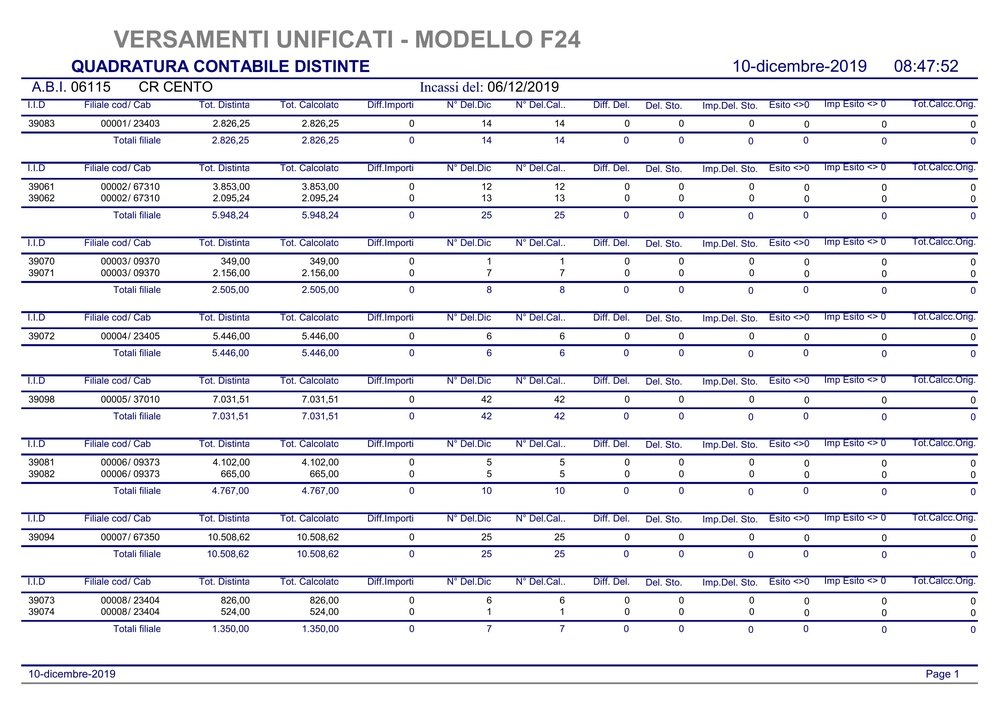
#> input picture TestOCR/temp/page_1.jpg, 999 x 706 px, shrunk from 3509 x 2480 before the run, found by its file name
$ jupyter execute --allow-errors TextExtractFromImage.ipynb
#> lines starting #> are read from the running program, lines starting #| are printed output that depends on the picture; after the words box and inside, x2 and y2 are one past the last pixel; in counts of white or black regions, pixels touching at a corner belong together
[cell 1]
import cv2
import pytesseract
import numpy as np

#### Bounding boxes around letter
E' possibile individuare il bounding box che circonda ogni lettera individuata da Tesseract durante il processo di OCR

[cell 2]
img = cv2.imread('temp\\page_1.jpg')
#> img is the input picture: shape (706, 999, 3); mean B, G, R 236.2, 228.8, 228.8

height = img.shape[0]
#> height = 706
width = img.shape[1]
#> width = 999
custom_config = r'--oem 3 --psm 6'

#> (the rest of this cell did not finish here and is left out)

#### Bounding boxes around words

In alternativa è possibile individuare le singole parole che sono presenti nell'immagine. Utilizzando la funzione image_to_data è possibile ottenere il dictionary con presenti le parole individuate, i rispettivi bounding box , il testo e il confidence scores di ogni parola.<br>

Among the data returned by pytesseract.image_to_data():

- left is the distance from the upper-left corner of the bounding box, to the left border of the image.
- top is the distance from the upper-left corner of the bounding box, to the top border of the image.
- width and height are the width and height of the bounding box.
- conf is the model's confidence for the prediction for the word within that bounding box. If conf is -1, that means that the corresponding bounding box contains a block of text, rather than just a single word.

[cell 3]
img = cv2.imread('invoice-sample.jpg')
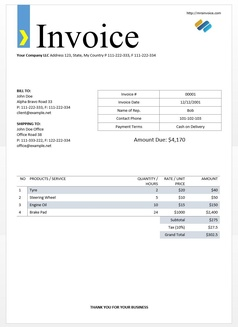
#> input picture TestOCR/invoice-sample.jpg, 238 x 327 px, shrunk from 835 x 1150 before the run
#> img is the input picture: shape (327, 238, 3); mean B, G, R 246, 245.6, 244.8

#> (the rest of this cell did not finish here and is left out)

### Estrazione dati

Utilizzando la funzione sopra indicata (image_to_data) è possibile estrarre testo dal corpo dell'immagine.  Nell'esempio sotto riportato ad esempio si estrae la data presente nel documento sulla base di una regexp

[cell 4]
import re
import cv2
import pytesseract
from pytesseract import Output

img = cv2.imread('invoice-sample.jpg')

#> (the rest of this cell did not finish here and is left out)

[cell 5]
# get grayscale image
def get_grayscale(image):
    return cv2.cvtColor(image, cv2.COLOR_BGR2GRAY)
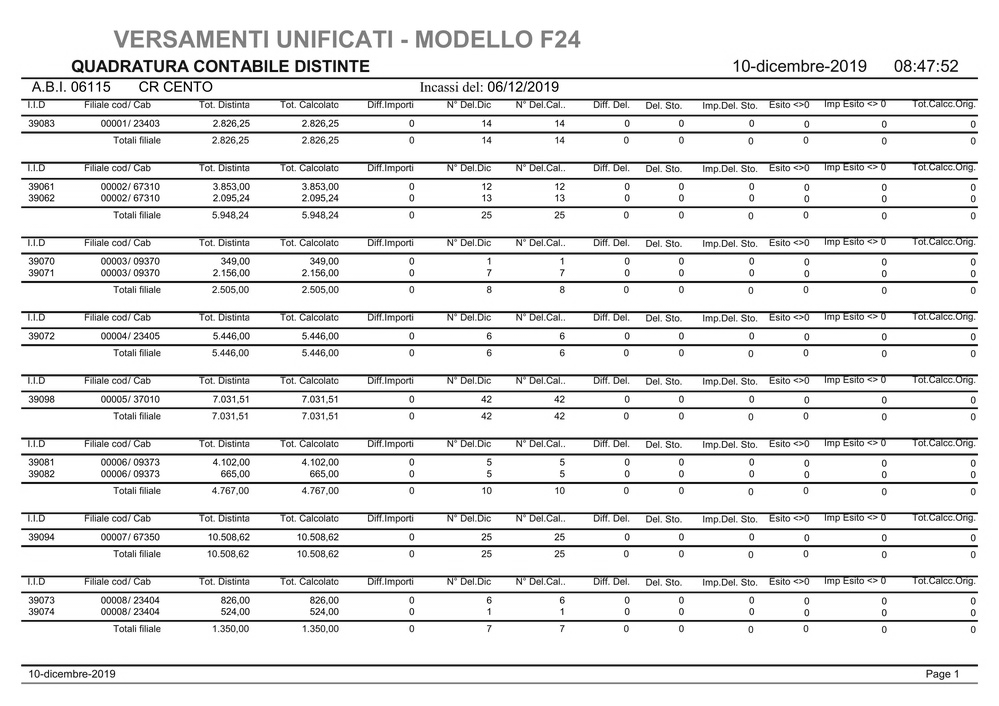
#> returned value: shape (706, 999); min 0, max 255, mean 229.6

# noise removal
def remove_noise(image):
    return cv2.medianBlur(image,5)

#thresholding
def thresholding(image):
    return cv2.threshold(image, 0, 255, cv2.THRESH_BINARY + cv2.THRESH_OTSU)[1]
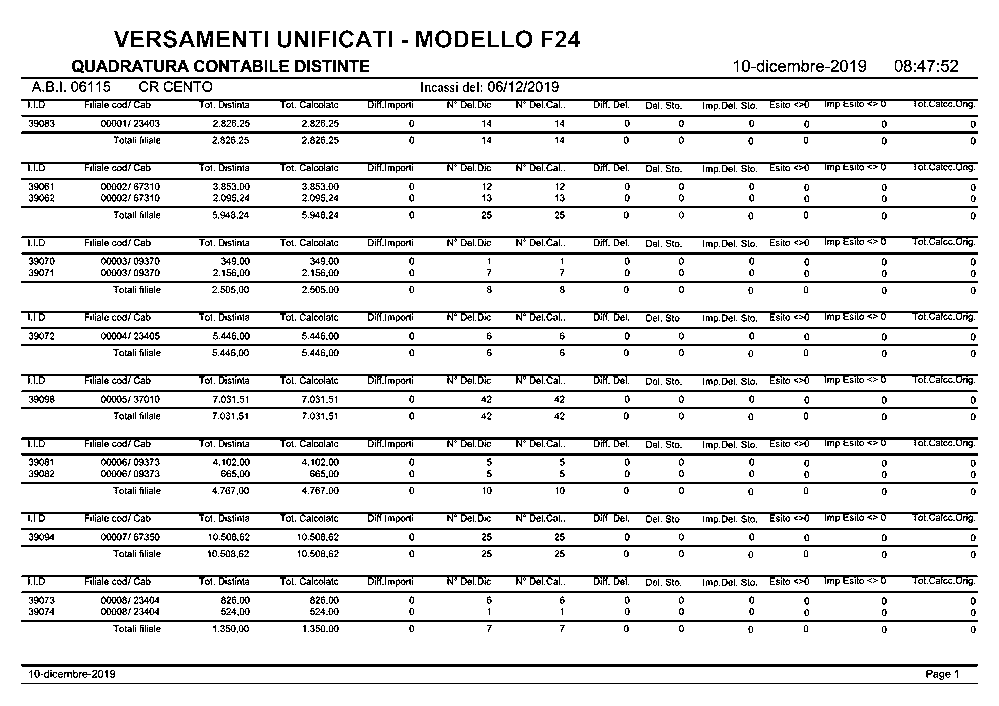
#> returned value: shape (706, 999); 87.4% white; black in thin lines or dots, all inside (x1, y1, x2, y2) = (21, 30, 978, 684)

#dilation
def dilate(image):
    kernel = np.ones((5,5),np.uint8)
    return cv2.dilate(image, kernel, iterations = 1)

#erosion
def erode(image):
    kernel = np.ones((5,5),np.uint8)
    return cv2.erode(image, kernel, iterations = 1)

#opening - erosion followed by dilation
def opening(image):
    kernel = np.ones((5,5),np.uint8)
    return cv2.morphologyEx(image, cv2.MORPH_OPEN, kernel)
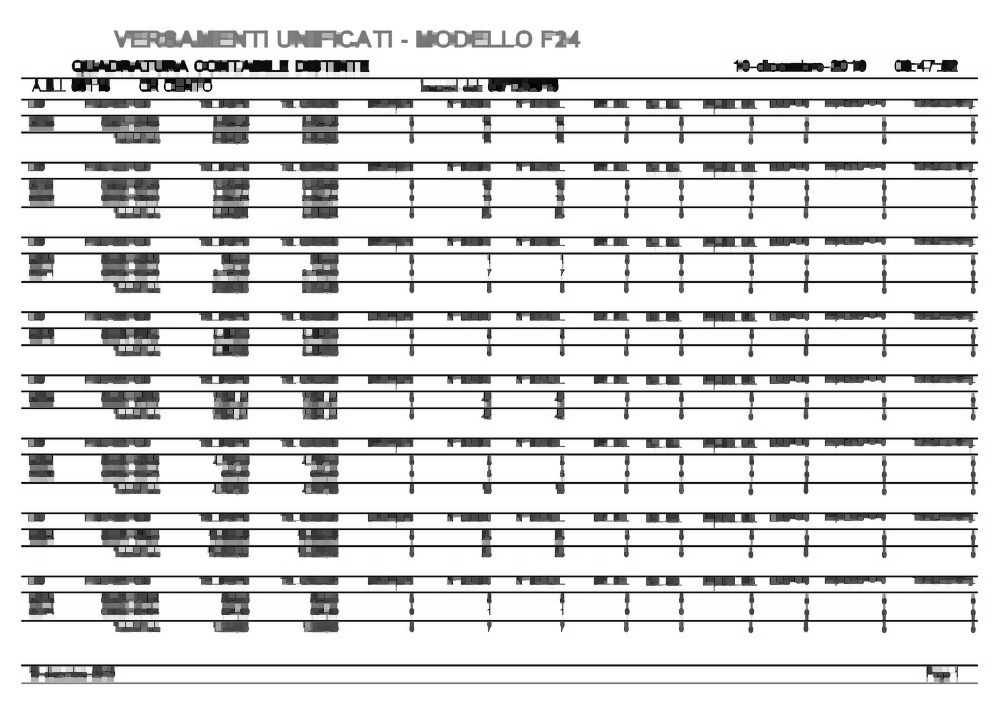
#> returned value: shape (706, 999); min 0, max 255, mean 217.1

#canny edge detection
def canny(image):
    return cv2.Canny(image, 100, 200)
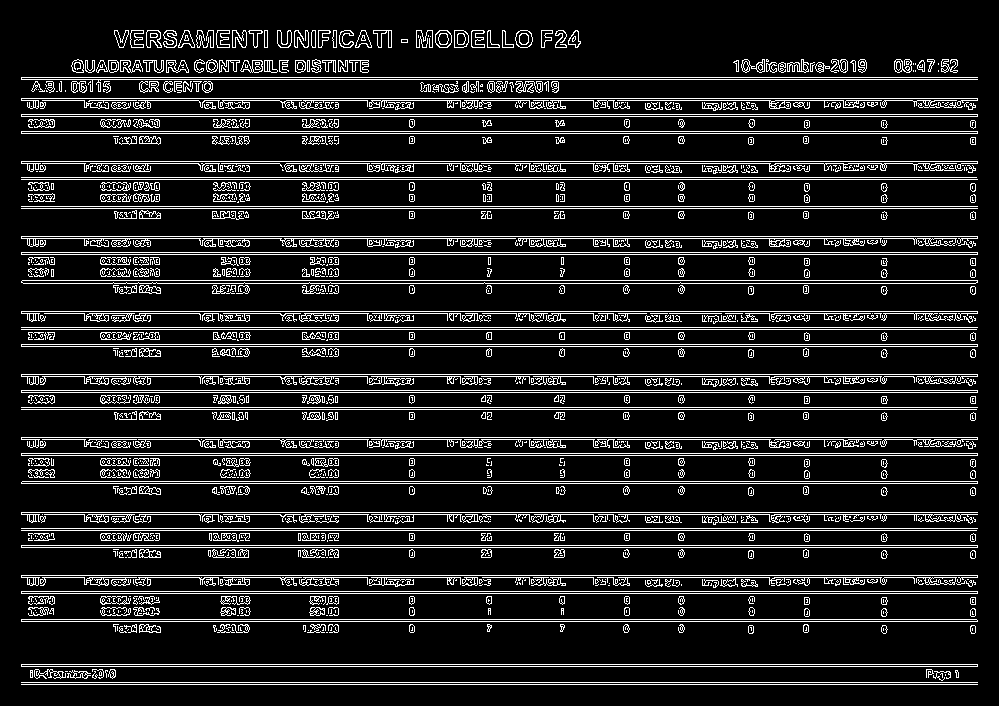
#> returned value: shape (706, 999); 12.5% white in thin lines or dots, all inside (x1, y1, x2, y2) = (21, 30, 978, 685)

#skew correction
def deskew(image):
    coords = np.column_stack(np.where(image > 0))
    angle = cv2.minAreaRect(coords)[-1]
    if angle < -45:
        angle = -(90 + angle)
    else:
        angle = -angle
    (h, w) = image.shape[:2]
    center = (w // 2, h // 2)
    M = cv2.getRotationMatrix2D(center, angle, 1.0)
    rotated = cv2.warpAffine(image, M, (w, h), flags=cv2.INTER_CUBIC, borderMode=cv2.BORDER_REPLICATE)
    return rotated

#template matching
def match_template(image, template):
    return cv2.matchTemplate(image, template, cv2.TM_CCOEFF_NORMED)
